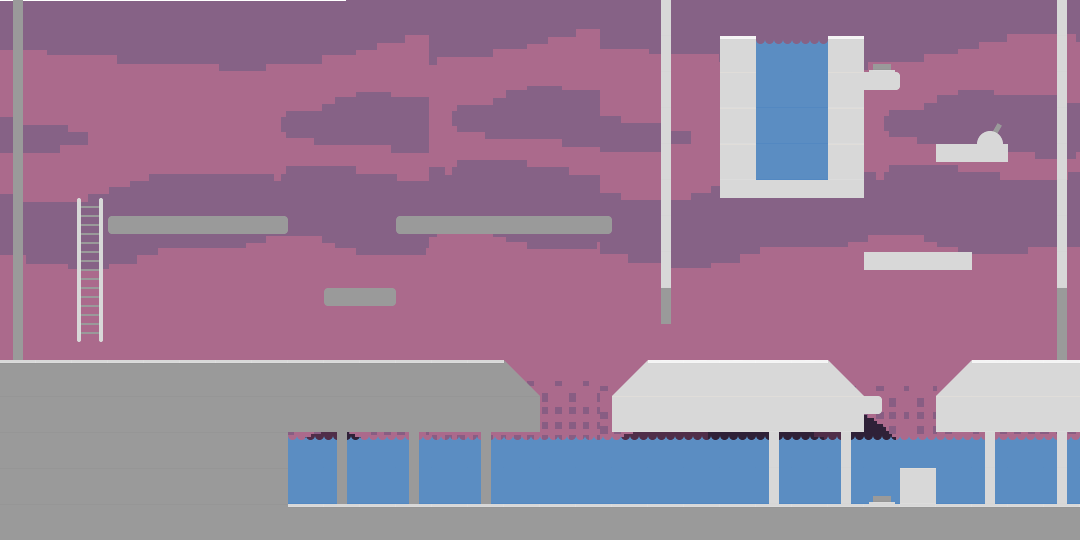

A level layout from a 2D game, rendered from its tile map. Below: a short description, then the map file with its tile-grid data intact:
An orthogonal 30x15 tile map with 36x36 px tiles, 3 tile layers (Background, Environment, Foreground), 3 image layers and 7 objects (3x Moving_Elevator, Lever, OnOff, Portal, PressurePad).

<map version="1.0" orientation="orthogonal" renderorder="left-up" width="30" height="15" tilewidth="36" tileheight="36" nextobjectid="31">
 <properties>
  <property name="background_music" value="vega" />
 </properties>
 <tileset firstgid="1" source="../Tilesheets/Wireframes.tsx" />
 <imagelayer name="Backdrop" offsetx="-250" offsety="0">
  <image source="../Tilesheets/background2.png" width="3346" height="1101" />
  <properties>
   <property name="Speed" value="70" />
  </properties>
 </imagelayer>
 <imagelayer name="Small mountains" offsetx="133" offsety="168">
  <image source="../Tilesheets/background3.png" width="1700" height="500" />
  <properties>
   <property name="Speed" value="60" />
  </properties>
 </imagelayer>
 <imagelayer name="Big mountain" offsetx="200" offsety="-28.5">
  <image source="../Tilesheets/background1.png" width="1701" height="1000" />
  <properties>
   <property name="Speed" value="55" />
  </properties>
 </imagelayer>
 <layer name="Background" width="30" height="15">
  <data encoding="csv">
0,0,0,0,0,0,0,0,0,0,0,0,0,0,0,0,0,0,0,0,0,0,0,0,0,0,0,0,0,0,
0,0,0,0,0,0,0,0,0,0,0,0,0,0,0,0,0,0,0,0,0,0,0,0,0,0,0,0,0,0,
0,0,0,0,0,0,0,0,0,0,0,0,0,0,0,0,0,0,0,0,0,0,0,0,0,0,0,0,0,0,
0,0,0,0,0,0,0,0,0,0,0,0,0,0,0,0,0,0,0,0,0,0,0,0,0,0,0,0,0,0,
0,0,0,0,0,0,0,0,0,0,0,0,0,0,0,0,0,0,0,0,0,0,0,0,0,0,0,0,0,0,
0,0,0,0,0,0,0,0,0,0,0,0,0,0,0,0,0,0,0,0,0,0,0,0,0,0,0,0,0,0,
0,0,0,0,0,0,0,0,0,0,0,0,0,0,0,0,0,0,0,0,0,0,0,0,0,0,0,0,0,0,
0,0,0,0,0,0,0,0,0,0,0,0,0,0,0,0,0,0,0,0,0,0,0,0,0,0,0,0,0,0,
0,0,0,0,0,0,0,0,0,0,0,0,0,0,0,0,0,0,0,0,0,0,0,0,0,0,0,0,0,0,
0,0,0,0,0,0,0,0,0,0,0,0,0,0,0,0,0,0,0,0,0,0,0,0,0,0,0,0,0,0,
0,0,0,0,0,0,0,0,0,0,0,0,0,0,0,0,0,0,0,0,0,0,0,0,0,0,0,0,0,0,
0,0,0,0,0,0,0,0,0,0,0,0,0,0,0,0,0,0,0,0,0,0,0,0,0,0,0,0,0,0,
0,0,0,0,0,0,0,0,13,13,13,13,13,13,13,13,13,13,13,13,13,13,13,13,13,13,13,13,13,13,
0,0,0,0,0,0,0,0,14,14,14,14,14,14,14,14,14,14,14,14,14,14,14,14,14,14,14,14,14,14,
0,0,0,0,0,0,0,0,0,0,0,0,0,0,0,0,0,0,0,0,0,0,0,0,0,0,0,0,0,0
</data>
 </layer>
 <layer name="Environment" width="30" height="15">
  <data encoding="csv">
12,0,0,0,0,0,0,0,0,0,0,0,0,0,0,0,0,0,11,0,0,0,0,0,0,0,0,0,0,11,
12,0,0,0,0,0,0,0,0,0,0,0,0,0,0,0,0,0,11,0,16,13,13,16,27,0,0,0,0,11,
12,0,0,0,0,0,0,0,0,0,0,0,0,0,0,0,0,0,11,0,19,14,14,19,3,0,0,0,0,11,
12,0,0,0,0,0,0,0,0,0,0,0,0,0,0,0,0,0,11,0,19,14,14,19,0,0,0,26,0,11,
12,0,0,0,0,0,0,0,0,0,0,0,0,0,0,0,0,0,11,0,19,14,14,19,0,0,1,1,0,11,
12,0,28,0,0,0,0,0,0,0,0,0,0,0,0,0,0,0,11,0,1,1,1,1,0,0,0,0,0,11,
12,0,33,7,6,6,6,8,0,0,0,7,6,6,6,6,8,0,11,0,0,0,0,0,0,0,0,0,0,11,
12,0,33,0,0,0,0,0,0,0,0,0,0,0,0,0,0,0,11,0,0,0,0,0,1,1,1,0,0,11,
12,0,33,0,0,0,0,0,0,7,8,0,0,0,0,20,0,0,12,0,0,0,0,0,0,0,0,0,0,12,
12,0,38,0,0,0,0,0,0,0,0,0,0,0,0,0,0,0,0,0,0,0,0,0,0,0,0,0,0,12,
21,21,21,21,21,21,21,21,21,21,21,21,21,21,22,0,0,18,16,16,16,16,16,17,0,0,18,16,16,16,
24,24,24,24,24,24,24,24,24,24,24,24,24,24,24,0,0,19,19,19,19,19,19,19,5,0,19,19,19,19,
24,24,24,24,24,24,24,24,0,0,0,0,0,0,0,0,0,0,0,0,0,0,0,0,0,0,0,0,0,0,
24,24,24,24,24,24,24,24,0,0,0,0,0,0,0,0,0,0,0,0,0,0,0,0,27,19,0,0,0,0,
24,24,24,24,24,24,24,24,21,21,21,21,21,21,21,21,21,21,21,21,21,21,21,21,21,21,21,21,21,21
</data>
 </layer>
 <objectgroup name="Objects">
  <object id="21" name="Trigger_Lever" type="Lever" gid="31" x="180" y="216" width="36" height="36">
   <properties>
    <property name="initial" value="Off" />
   </properties>
  </object>
  <object id="22" name="Target_Door" type="OnOff" gid="12" x="648" y="360" width="36" height="36">
   <properties>
    <property name="initial" value="On" />
    <property name="trigger_name" value="Trigger_Lever" />
   </properties>
  </object>
  <object id="24" name="GoPortal" type="Portal" gid="34" x="108" y="360" width="36" height="36">
   <properties>
    <property name="destination" value="start.tmx#MainPortal" />
    <property name="exit_direction" value="Up" />
   </properties>
  </object>
  <object id="26" name="Moving_Elevator" gid="1" x="288" y="180" width="36" height="36">
   <properties>
    <property name="direction" value="down" />
    <property name="distance" value="2" />
   </properties>
  </object>
  <object id="27" name="Moving_Elevator" gid="1" x="324" y="144" width="36" height="36">
   <properties>
    <property name="direction" value="up" />
    <property name="distance" value="2" />
   </properties>
  </object>
  <object id="28" name="Moving_Elevator" gid="1" x="360" y="72" width="36" height="36">
   <properties>
    <property name="direction" value="right" />
    <property name="distance" value="4" />
    <property name="speed" value="4" />
    <property name="trigger_name" value="Trigger_Button" />
   </properties>
  </object>
  <object id="29" name="Trigger_Button" type="PressurePad" gid="27" x="216" y="216" width="36" height="36">
   <properties>
    <property name="initial" value="Off" />
   </properties>
  </object>
 </objectgroup>
 <layer name="Foreground" width="30" height="15">
  <data encoding="csv">
0,0,0,0,0,0,0,0,0,0,0,0,0,0,0,0,0,0,0,0,0,0,0,0,0,0,0,0,0,0,
0,0,0,0,0,0,0,0,0,0,0,0,0,0,0,0,0,0,0,0,0,0,0,0,0,0,0,0,0,0,
0,0,0,0,0,0,0,0,0,0,0,0,0,0,0,0,0,0,0,0,0,0,0,0,0,0,0,0,0,0,
0,0,0,0,0,0,0,0,0,0,0,0,0,0,0,0,0,0,0,0,0,0,0,0,0,0,0,0,0,0,
0,0,0,0,0,0,0,0,0,0,0,0,0,0,0,0,0,0,0,0,0,0,0,0,0,0,0,0,0,0,
0,0,0,0,0,0,0,0,0,0,0,0,0,0,0,0,0,0,0,0,0,0,0,0,0,0,0,0,0,0,
0,0,0,0,0,0,0,0,0,0,0,0,0,0,0,0,0,0,0,0,0,0,0,0,0,0,0,0,0,0,
0,0,0,0,0,0,0,0,0,0,0,0,0,0,0,0,0,0,0,0,0,0,0,0,0,0,0,0,0,0,
0,0,0,0,0,0,0,0,0,0,0,0,0,0,0,0,0,0,0,0,0,0,0,0,0,0,0,0,0,0,
0,0,0,0,0,0,0,0,0,0,0,0,0,0,0,0,0,0,0,0,0,0,0,0,0,0,0,0,0,0,
0,0,0,0,0,0,0,0,0,0,0,0,0,0,0,0,0,0,0,0,0,0,0,0,0,0,0,0,0,0,
0,0,0,0,0,0,0,0,0,0,0,0,0,0,0,0,0,0,0,0,0,0,0,0,0,0,0,0,0,0,
0,0,0,0,0,0,0,0,0,12,0,12,0,12,0,0,0,0,0,0,0,11,0,11,0,0,0,11,0,11,
0,0,0,0,0,0,0,0,0,12,0,12,0,12,0,0,0,0,0,0,0,11,0,11,0,0,0,11,0,11,
0,0,0,0,0,0,0,0,0,0,0,0,0,0,0,0,0,0,0,0,0,0,0,0,0,0,0,0,0,0
</data>
 </layer>
</map>
